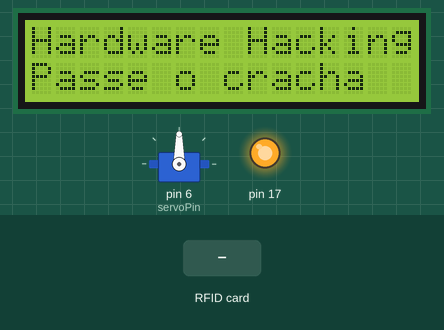
Recording of a sketch running on a simulated Arduino Leonardo, built with avr-gcc and run on an emulated ATmega32U4. On the bench: servo, 16×2 character LCD, output pins drawn as LEDs (lit = HIGH). Inputs (shaded band) come from the test bench. What the sketch prints to the serial monitor is not drawn.

Above: at 0.2 s.
At 2.3 s:
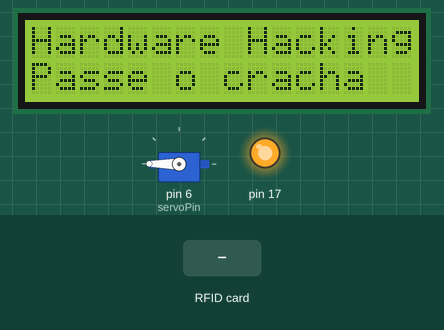
2.4 s: RFID card F5 02 87 10 held to the reader
At 3.0 s:
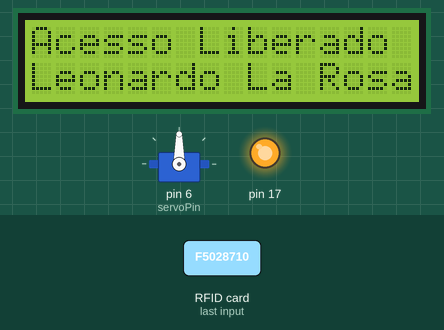
Timing chart, 0 to 9.0 s (numbered marks = the images above; inputs shaded):
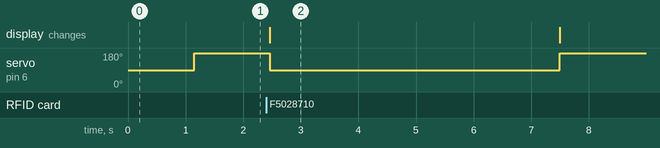

Measured:
- after the input at 2.4 s, servo on pin 6 (servoPin): 180° → 90° after 0.06 s, → 180° 5.0 s later; the display: changes after 0.06 s (image 2)

The sketch:

RFID_LCD_SERIAL.ino
```cpp
#include <LiquidCrystal_I2C.h>
#include <Servo.h>;
#include <SPI.h>
#include <MFRC522.h>

LiquidCrystal_I2C lcd(0x27,2,1,0,4,5,6,7,3, POSITIVE);
#define SS_PIN 10
#define RST_PIN 9
MFRC522 mfrc522(SS_PIN, RST_PIN);
const int servoPin = 6;
Servo servo;
String line2 = "";

void setup() {
  Serial.begin(9600);
  servo.attach (servoPin);
  SPI.begin();
  mfrc522.PCD_Init();
  lcd.begin (16,2);
  lcd.setBacklight(HIGH);
  lcd.print("Hardware Hacking");
  line2 = "Passe o cracha   ";
  lcd.setCursor(0,1);
  lcd.print(line2);
  delay(1000);
}
void loop() {
servo.write(360);
  if ( ! mfrc522.PICC_IsNewCardPresent())
  {
    return;
  }
  if ( ! mfrc522.PICC_ReadCardSerial())
  {
    return;
  }

  String content= "";
  byte letter;
  for (byte i = 0; i < mfrc522.uid.size; i++)
  {
     content.concat(String(mfrc522.uid.uidByte[i] < 0x10 ? " 0" : " "));
     content.concat(String(mfrc522.uid.uidByte[i], HEX));
  }
  content.toUpperCase();
  Serial.println(content.substring(1));
 if (content.substring(1) == "F5 02 87 10") //UID do cartão
  {
servo.write (90);
String line2 = "Acesso Liberado  ";
lcd.setCursor(0,0);
lcd.print(line2);
line2 = "Leonardo La Rosa";
lcd.setCursor(0,1);
lcd.print(line2);
delay(5000);
servo.write (0);
  lcd.setCursor(0,0);
  lcd.print("Hardware Hacking");
  line2 = "Passe o cracha   ";
  lcd.setCursor(0,1);
  lcd.print(line2);
 }

 else   {
servo.write(360);
String line2 = "Acesso Negado    ";
lcd.setCursor(0,0);
lcd.print(line2);
line2 = "Nao Cadastrado";
lcd.setCursor(0,1);
lcd.print(line2);
delay(5000);
  lcd.setCursor(0,0);
  lcd.print("Hardware Hacking");
  line2 = "Passe o cracha   ";
  lcd.setCursor(0,1);
  lcd.print(line2);
  }
}
```
